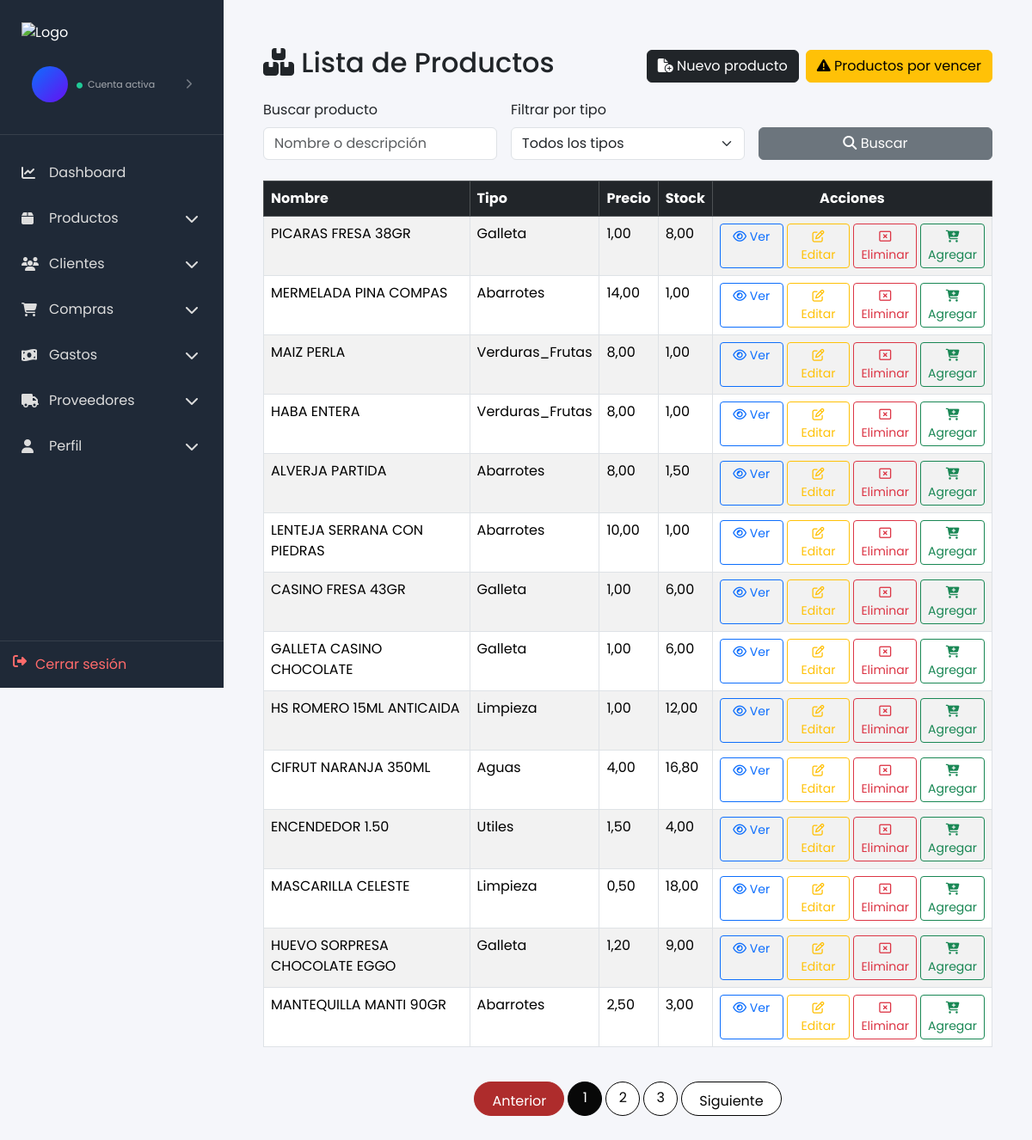
The app's page /productos/, older data.
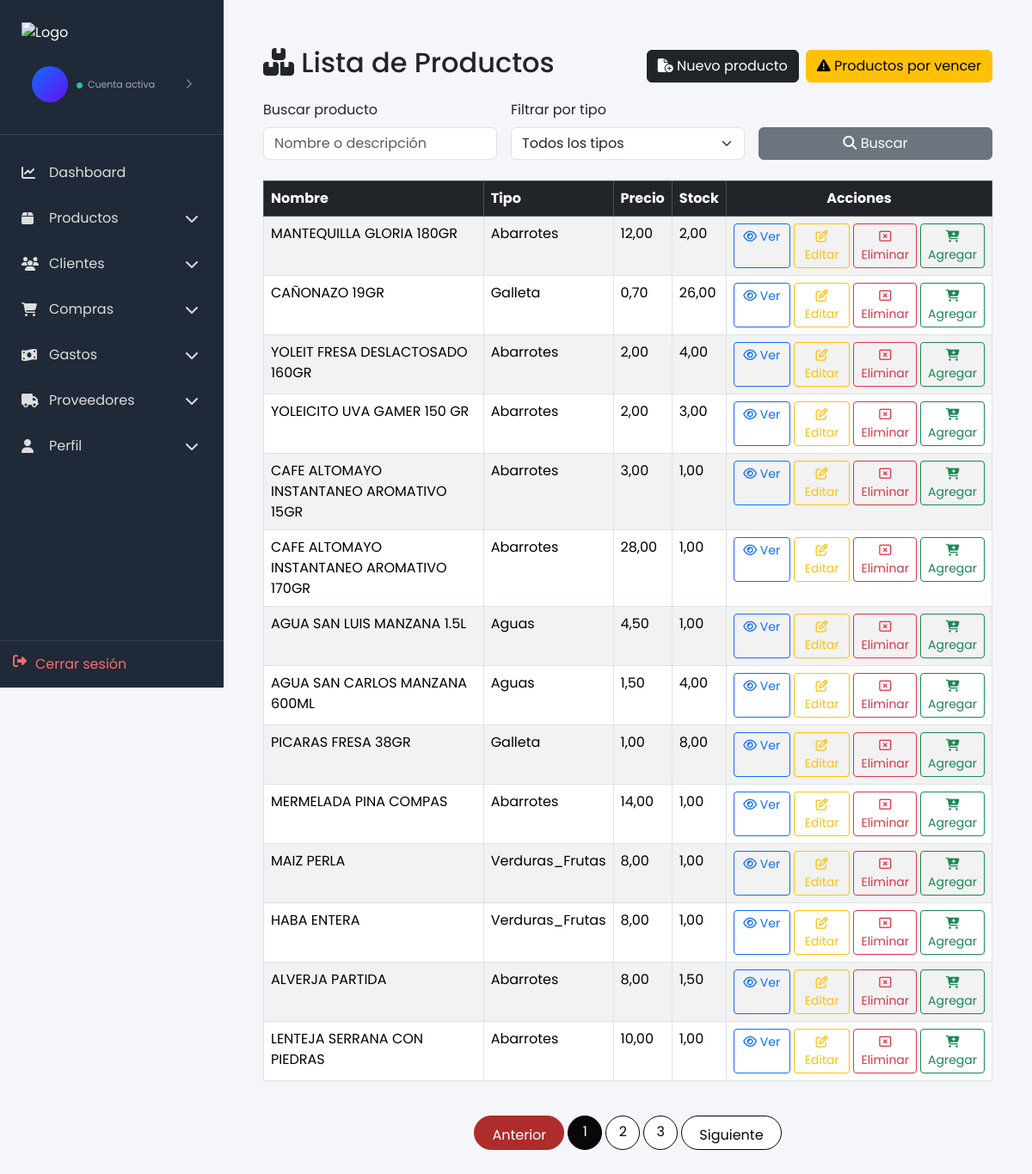
The same page, newer data.
### productos/models.py (models this page shows, shortened)
class Producto(models.Model):
    nombre = models.CharField(max_length=200)
    precio = models.DecimalField(max_digits=10, decimal_places=2)
    costo = models.DecimalField(max_digits=10, decimal_places=2, default=0.00)
    stock = models.DecimalField(max_digits=10, decimal_places=2, default=0.00)
    tipoProducto = models.CharField(max_length=100)
    unidadMedida = models.CharField(max_length=50, blank=True)
    fechaVencimiento = models.DateField(blank=True, null=True)
    detalle = models.TextField(blank=True)
    imagen = models.CharField(max_length=255, blank=True)
    created_at = models.DateTimeField(auto_now_add=True)
    updated_at = models.DateTimeField(auto_now=True)

### productos/views.py (the view)
# urls.py: path('', views.lista_productos, name='lista_productos'),
def lista_productos(request):
	query = request.GET.get('q', '').strip()
	tipo = request.GET.get('tipo', '').strip()
	productos = Producto.objects.all().order_by('-created_at')
	if query:
		productos = productos.filter(
			Q(nombre__icontains=query) | Q(detalle__icontains=query)
		)
	if tipo:
		productos = productos.filter(tipoProducto__iexact=tipo)
	tipos_disponibles = Producto.objects.values_list('tipoProducto', flat=True).distinct().order_by('tipoProducto')
	paginator = Paginator(productos, 14)  # Mostrar 14 productos por página
	page_number = request.GET.get('page')
	page_obj = paginator.get_page(page_number)
	return render(request, 'productos/lista_productos.html', {
		'page_obj': page_obj,
		'query': query,
		'tipo': tipo,
		'tipos_disponibles': tipos_disponibles,
	})

### productos/templates/productos/lista_productos.html (shortened to what the changed rows need)
{% extends 'base_admin.html' %}
{% block content %}
<div class="container-fluid px-3">
  <br>
  <div class="d-flex flex-column flex-lg-row justify-content-between align-items-start align-items-lg-center gap-3 mb-3">
    <h2><i class="fa-solid fa-boxes-stacked"></i> Lista de Productos</h2>
  </div>
  <div class="table-responsive">
    <table class="table table-striped table-hover table-bordered">
      <thead>
        <tr class="table-dark">
          <th>Nombre</th>
          <th>Tipo</th>
          <th>Precio</th>
          <th>Stock</th>
          <th class="text-center">Acciones</th>
        </tr>
      </thead>
      <tbody>
        {% for p in page_obj.object_list %}
        <tr>
          <td>{{ p.nombre }}</td>
          <td>{{ p.tipoProducto }}</td>
          <td>{{ p.precio }}</td>
          <td>{{ p.stock }}</td>
          <td class="text-center">
            <div class="d-flex flex-column flex-lg-row gap-1 justify-content-center align-items-stretch">
              <a class="btn btn-sm btn-outline-primary w-100 w-lg-auto" href="{% url 'detalle_producto' p.pk %}"><i class="fa-regular fa-eye"></i> Ver</a>
              <a class="btn btn-sm btn-outline-warning w-100 w-lg-auto" href="{% url 'editar_producto' p.pk %}"><i class="fa-regular fa-pen-to-square"></i> Editar</a>
              <a class="btn btn-sm btn-outline-danger w-100 w-lg-auto" href="{% url 'eliminar_producto' p.pk %}"><i class="fa-regular fa-rectangle-xmark"></i> Eliminar</a>
              <form method="post" action="{% url 'agregar_carrito' p.pk %}" class="w-100">
                <button type="submit" class="btn btn-sm btn-outline-success w-100 w-lg-auto"><i class="fa-solid fa-cart-plus"></i> Agregar</button>
              </form>
            </div>
          </td>
        </tr>
        {% empty %}
        <tr><td colspan="5">No hay productos registrados.</td></tr>
        {% endfor %}
      </tbody>
    </table>
  </div>
</div>
{% if page_obj.paginator.num_pages > 1 %}
<nav aria-label="Paginación" class="mt-4">
  <ul class="pagination justify-content-center">
    {% for num in page_obj.paginator.page_range %}
      {% if num == page_obj.number %}
        <li class="page-item active"><span class="page-link">{{ num }}</span></li>
      {% elif num >= page_obj.number|add:'-2' and num <= page_obj.number|add:'2' %}
        <li class="page-item"><a class="page-link" href="?q={{ query }}&tipo={{ tipo }}&page={{ num }}">{{ num }}</a></li>
      {% endif %}
    {% endfor %}
  </ul>
</nav>
{% endif %}
{% endblock %}

Row changes from the older to the newer data that the page shows:
no longer on this page (row unchanged): Producto: nombre "CASINO FRESA 43GR", tipoProducto "Galleta", precio "1,00", stock "6,00"
no longer on this page (row unchanged): Producto: nombre "GALLETA CASINO CHOCOLATE", tipoProducto "Galleta", precio "1,00", stock "6,00"
no longer on this page (row unchanged): Producto: nombre "HS ROMERO 15ML ANTICAIDA", tipoProducto "Limpieza", precio "1,00", stock "12,00"
no longer on this page (row unchanged): Producto: nombre "CIFRUT NARANJA 350ML", tipoProducto "Aguas", precio "4,00", stock "16,80"
no longer on this page (row unchanged): Producto: nombre "ENCENDEDOR 1.50", tipoProducto "Utiles", precio "1,50", stock "4,00"
no longer on this page (row unchanged): Producto: nombre "MASCARILLA CELESTE", tipoProducto "Limpieza", precio "0,50", stock "18,00"
no longer on this page (row unchanged): Producto: nombre "HUEVO SORPRESA CHOCOLATE EGGO", tipoProducto "Galleta", precio "1,20", stock "9,00"
no longer on this page (row unchanged): Producto: nombre "MANTEQUILLA MANTI 90GR", tipoProducto "Abarrotes", precio "2,50", stock "3,00"
added Producto: nombre "MANTEQUILLA GLORIA 180GR", tipoProducto "Abarrotes", precio "12,00", stock "2,00"
added Producto: nombre "CAÑONAZO 19GR", tipoProducto "Galleta", precio "0,70", stock "26,00"
added Producto: nombre "YOLEIT FRESA DESLACTOSADO 160GR", tipoProducto "Abarrotes", precio "2,00", stock "4,00"
added Producto: nombre "YOLEICITO UVA GAMER 150 GR", tipoProducto "Abarrotes", precio "2,00", stock "3,00"
added Producto: nombre "CAFE ALTOMAYO INSTANTANEO AROMATIVO 15GR", tipoProducto "Abarrotes", precio "3,00", stock "1,00"
added Producto: nombre "CAFE ALTOMAYO INSTANTANEO AROMATIVO 170GR", tipoProducto "Abarrotes", precio "28,00", stock "1,00"
added Producto: nombre "AGUA SAN LUIS MANZANA 1.5L", tipoProducto "Aguas", precio "4,50", stock "1,00"
added Producto: nombre "AGUA SAN CARLOS MANZANA 600ML", tipoProducto "Aguas", precio "1,50", stock "4,00"
